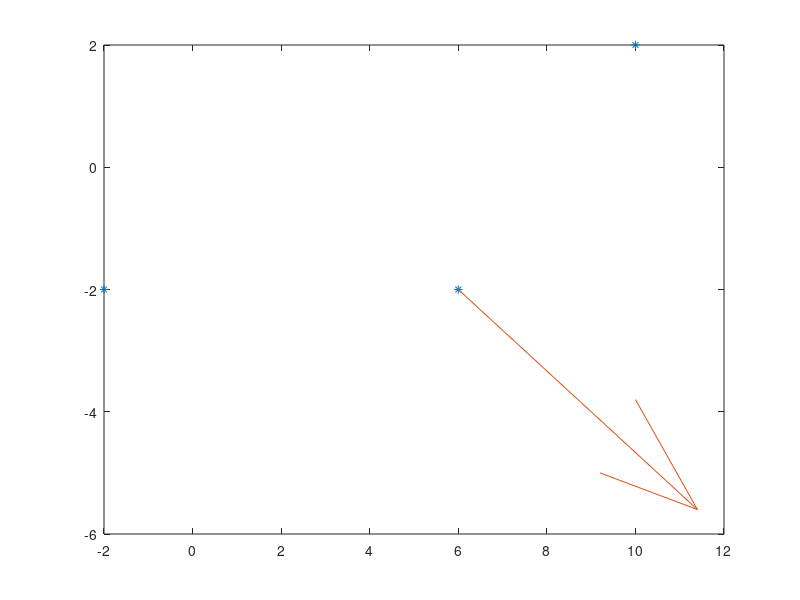

The MATLAB script that drew this image: (Note: this script raises an error after producing the figure.)
px = [-2, 6, 10];
py = [-2, -2, 2];
vx = [6];
vy = [-4];

plot(px, py, '*');
hold on
quiver(px(2), py(2), vx(1), vy(1));

t0 = 0; t1 = 1; t2 = 1.5;

syms b3 b2 b1 b0 a3 a2 a1 a0 t
x(t) = a3*t^3 + a2*t^2 + a1*t + a0;
y(t) = b3*t^3 + b2*t^2 + b1*t + b0;
xd(t) = diff(x(t), t);
yd(t) = diff(y(t), t);

ex = [
    x(t0) == px(1),...
    x(t1) == px(2),...
    x(t2) == px(3),...
    xd(t2) == vx(1)
];

ey = [
    y(t0) == py(1),...
    y(t1) == py(2),...
    y(t2) == py(3),...
    yd(t2) == vy(1)
];